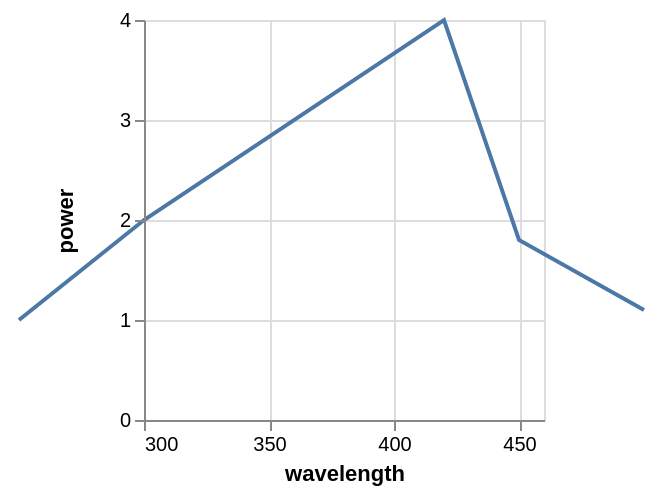

Source (Vega-Lite JSON):
### Vega specification from a JSON file in a GitHub repository (floating-point values rounded to 4 significant figures)
{"$schema": "https://vega.github.io/schema/vega/v4.json", "autosize": "pad", "padding": 5, "width": 200, "height": 200, "style": "cell", "data": [{"name": "source_0", "values": [{"wavelength": 250, "power": 1}, {"wavelength": 300, "power": 2}, {"wavelength": 420, "power": 4}, {"wavelength": 450, "power": 1.8}, {"wavelength": 500, "power": 1.1}]}, {"name": "data_0", "source": "source_0", "transform": [{"type": "formula", "expr": "toNumber(datum[\"wavelength\"])", "as": "wavelength"}, {"type": "formula", "expr": "toNumber(datum[\"power\"])", "as": "power"}]}], "marks": [{"name": "marks", "type": "line", "style": ["line"], "sort": {"field": "datum[\"wavelength\"]", "order": "descending"}, "from": {"data": "data_0"}, "encode": {"update": {"stroke": {"value": "#4c78a8"}, "tooltip": {"signal": "{\"wavelength\": format(datum[\"wavelength\"], \"\"), \"power\": format(datum[\"power\"], \"\")}"}, "x": {"scale": "x", "field": "wavelength"}, "y": {"scale": "y", "field": "power"}, "defined": {"signal": "datum[\"wavelength\"] !== null && !isNaN(datum[\"wavelength\"]) && datum[\"power\"] !== null && !isNaN(datum[\"power\"])"}}}}], "scales": [{"name": "x", "type": "linear", "domain": [300, 450], "range": [0, {"signal": "width"}], "nice": true, "zero": false}, {"name": "y", "type": "linear", "domain": {"data": "data_0", "field": "power"}, "range": [{"signal": "height"}, 0], "nice": true, "zero": true}], "axes": [{"scale": "x", "orient": "bottom", "grid": false, "title": "wavelength", "labelFlush": true, "labelOverlap": true, "tickCount": {"signal": "ceil(width/40)"}, "zindex": 1}, {"scale": "x", "orient": "bottom", "gridScale": "y", "grid": true, "tickCount": {"signal": "ceil(width/40)"}, "domain": false, "labels": false, "maxExtent": 0, "minExtent": 0, "ticks": false, "zindex": 0}, {"scale": "y", "orient": "left", "grid": false, "title": "power", "labelOverlap": true, "tickCount": {"signal": "ceil(height/40)"}, "zindex": 1}, {"scale": "y", "orient": "left", "gridScale": "x", "grid": true, "tickCount": {"signal": "ceil(height/40)"}, "domain": false, "labels": false, "maxExtent": 0, "minExtent": 0, "ticks": false, "zindex": 0}], "config": {"axisY": {"minExtent": 30}}}
